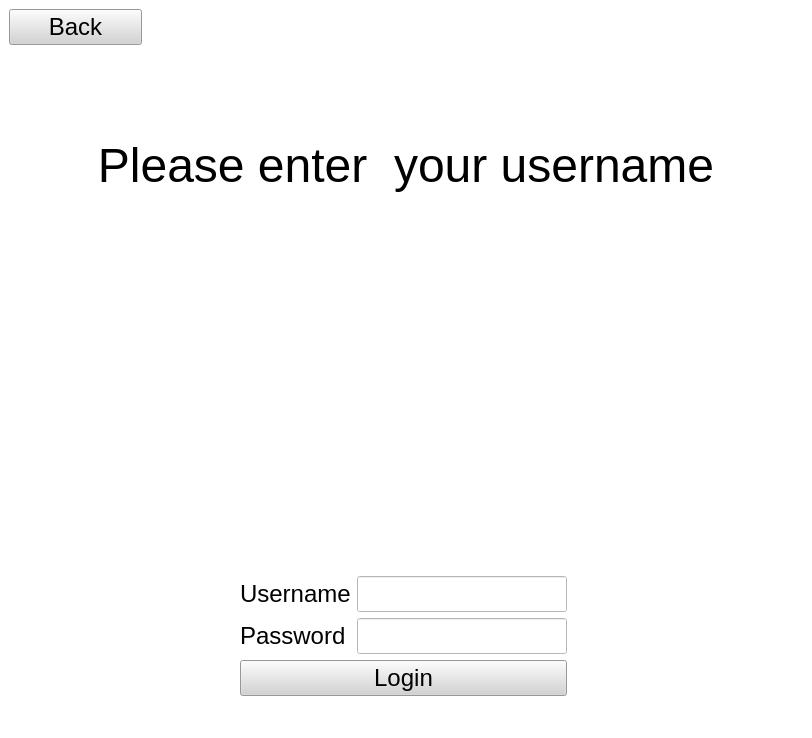
<?xml version="1.0" encoding="UTF-8"?>
<ui version="4.0">
 <class>loginWindow</class>
 <widget class="QMainWindow" name="loginWindow">
  <property name="geometry">
   <rect>
    <x>0</x>
    <y>0</y>
    <width>812</width>
    <height>738</height>
   </rect>
  </property>
  <property name="windowTitle">
   <string>MainWindow</string>
  </property>
  <property name="styleSheet">
   <string notr="true">background: white;
font: 24px;</string>
  </property>
  <widget class="QWidget" name="centralwidget">
   <layout class="QGridLayout" name="gridLayout">
    <item row="2" column="2">
     <spacer name="horizontalSpacer">
      <property name="orientation">
       <enum>Qt::Horizontal</enum>
      </property>
      <property name="sizeHint" stdset="0">
       <size>
        <width>40</width>
        <height>20</height>
       </size>
      </property>
     </spacer>
    </item>
    <item row="2" column="0">
     <spacer name="horizontalSpacer_2">
      <property name="orientation">
       <enum>Qt::Horizontal</enum>
      </property>
      <property name="sizeHint" stdset="0">
       <size>
        <width>40</width>
        <height>20</height>
       </size>
      </property>
     </spacer>
    </item>
    <item row="2" column="1">
     <layout class="QFormLayout" name="formLayout">
      <item row="1" column="0">
       <widget class="QLabel" name="userLabel">
        <property name="styleSheet">
         <string notr="true">text-align: center;</string>
        </property>
        <property name="text">
         <string>Username</string>
        </property>
       </widget>
      </item>
      <item row="1" column="1">
       <widget class="QLineEdit" name="yourUser"/>
      </item>
      <item row="2" column="0">
       <widget class="QLabel" name="PassLabel">
        <property name="text">
         <string>Password</string>
        </property>
       </widget>
      </item>
      <item row="2" column="1">
       <widget class="QLineEdit" name="yourPass">
        <property name="echoMode">
         <enum>QLineEdit::Password</enum>
        </property>
       </widget>
      </item>
      <item row="3" column="0" colspan="2">
       <widget class="QPushButton" name="btnLogin">
        <property name="styleSheet">
         <string notr="true">background: lightgrey;
</string>
        </property>
        <property name="text">
         <string>Login</string>
        </property>
       </widget>
      </item>
     </layout>
    </item>
    <item row="1" column="0" colspan="4">
     <widget class="QTextBrowser" name="textBrowser">
      <property name="styleSheet">
       <string notr="true">border: none;</string>
      </property>
      <property name="html">
       <string>&lt;!DOCTYPE HTML PUBLIC &quot;-//W3C//DTD HTML 4.0//EN&quot; &quot;http://www.w3.org/TR/REC-html40/strict.dtd&quot;&gt;
&lt;html&gt;&lt;head&gt;&lt;meta name=&quot;qrichtext&quot; content=&quot;1&quot; /&gt;&lt;style type=&quot;text/css&quot;&gt;
p, li { white-space: pre-wrap; }
&lt;/style&gt;&lt;/head&gt;&lt;body style=&quot; font-family:'MS Shell Dlg 2'; font-size:24px; font-weight:400; font-style:normal;&quot;&gt;
&lt;p align=&quot;center&quot; style=&quot;-qt-paragraph-type:empty; margin-top:0px; margin-bottom:0px; margin-left:0px; margin-right:0px; -qt-block-indent:0; text-indent:0px;&quot;&gt;&lt;br /&gt;&lt;/p&gt;
&lt;p align=&quot;center&quot; style=&quot;-qt-paragraph-type:empty; margin-top:0px; margin-bottom:0px; margin-left:0px; margin-right:0px; -qt-block-indent:0; text-indent:0px; font-size:36pt;&quot;&gt;&lt;br /&gt;&lt;/p&gt;
&lt;p align=&quot;center&quot; style=&quot; margin-top:0px; margin-bottom:0px; margin-left:0px; margin-right:0px; -qt-block-indent:0; text-indent:0px;&quot;&gt;&lt;span style=&quot; font-size:36pt;&quot;&gt;Please enter  your username&lt;/span&gt;&lt;/p&gt;&lt;/body&gt;&lt;/html&gt;</string>
      </property>
     </widget>
    </item>
    <item row="0" column="0">
     <widget class="QPushButton" name="btnBacktoMain">
      <property name="minimumSize">
       <size>
        <width>100</width>
        <height>28</height>
       </size>
      </property>
      <property name="maximumSize">
       <size>
        <width>133</width>
        <height>38</height>
       </size>
      </property>
      <property name="styleSheet">
       <string notr="true">background: lightgrey;</string>
      </property>
      <property name="text">
       <string>Back</string>
      </property>
     </widget>
    </item>
   </layout>
  </widget>
  <widget class="QStatusBar" name="statusbar"/>
 </widget>
 <resources/>
 <connections/>
</ui>
